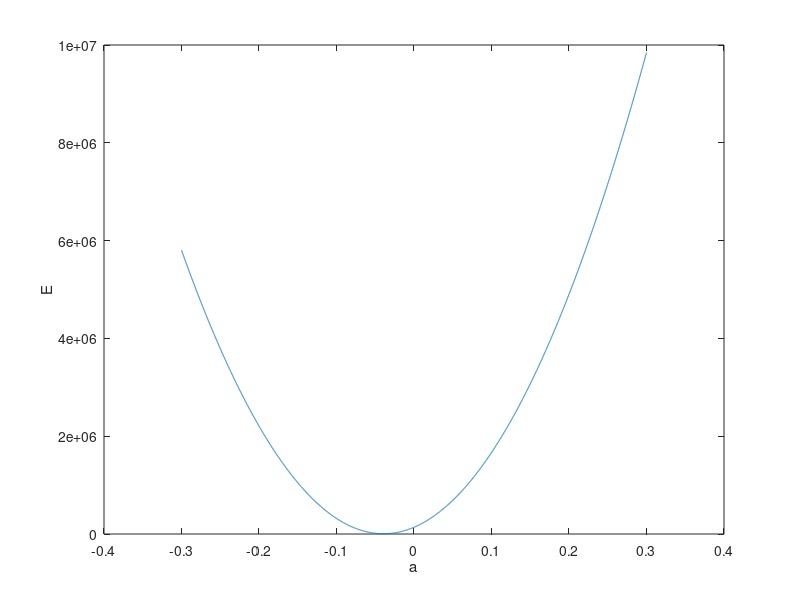

This chart was generated by the following MATLAB code:
clear;
A=[1,1,1,1,1;-3,-2,-1,0,1;9,4,1,0,1;-27,-8,-1,0,1;81,16,1,0,1];
dx=0.0001;
a=-0.3:dx:0.3;
N=6001;
b=zeros(1,5);
y=zeros(1,N);
for i=1:N
    b(1)=-a(i);
    b(2)=1-2*a(i);
    b(3)=-4*a(i);
    b(4)=-8*a(i);
    b(5)=-16*a(i);
    c=inv(A)*b';
    
    
     F = @(x)exp(9*(3.1416-x)).*(c(1)*sin(-3*x)+c(2)*sin(-2*x)+c(3)*sin(-x)+c(5)*sin(x)+a(i)*sin(2*x)-x).^2;
     y(i) = quad(F,0,3.1416); 
    
    
end

plot(a,y);
xlabel('a');
ylabel('E');